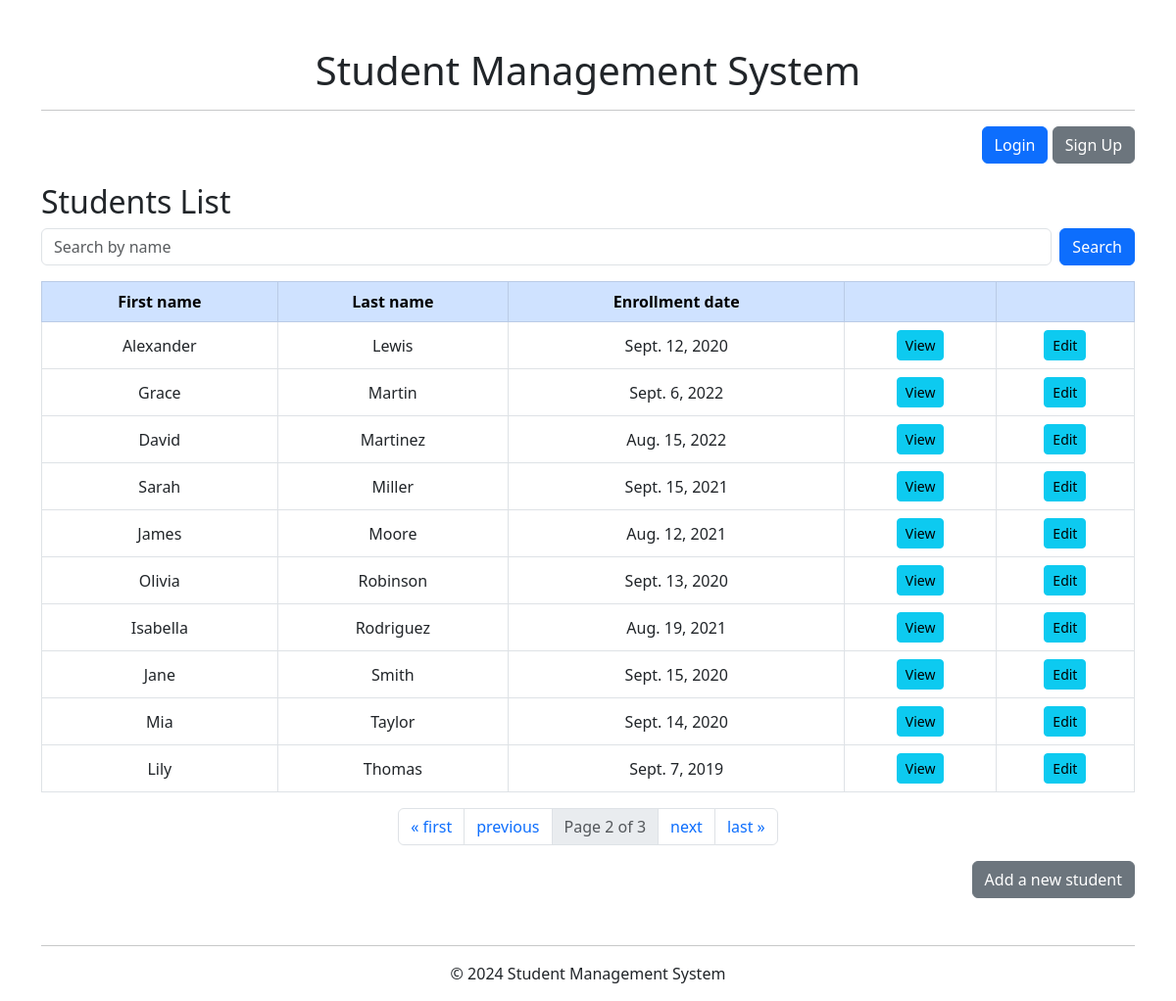
Screenshot of /?page=2 with the database file from the repository.
### student/models.py (models this page shows, shortened)
class Student(models.Model):
    first_name = models.CharField(max_length=100)
    last_name = models.CharField(max_length=100)
    email = models.EmailField()
    date_of_birth = models.DateField()
    enrollment_date = models.DateField()
    grade = models.IntegerField()

### student/views.py (the view)
# urls.py: path("", views.student_index, name="student_index"),
def student_index(request):
    students = Student.objects.all().order_by('last_name')
    paginator = Paginator(students, 10)  # Show 10 students per page
    page_number = request.GET.get('page')
    students = paginator.get_page(page_number)
    return render(request, 'student/index.html', {'students': students})

### student/templates/student/index.html
{% extends 'base.html' %}
{% block content %}
<h2 style="text-align: left;">Students List</h2>
{% block students %}
<div class="mb-3">
    <form class="d-flex" method="GET" action="{% url 'student_search' %}">
        <input class="form-control me-2" type="text" name="q" placeholder="Search by name">
        <button class="btn btn-primary" type="submit">Search</button>
    </form>
</div>
<div class="table-responsive">
    <table class="table table-hover table-bordered align-middle">
        <thead class="table-primary text-center">
            <tr>
                <th scope="col">First name</th>
                <th scope="col">Last name</th>
                <th scope="col">Enrollment date</th>
                <th scope="col"></th>
                <th scope="col"></th>
            </tr>
        </thead>
        <tbody>
            {% for student in students %}
            <tr>
                <td class="text-center">{{ student.first_name }}</td>
                <td class="text-center">{{ student.last_name }}</td>
                <td class="text-center">{{ student.enrollment_date }}</td>
                <td class="text-center">
                    <a class="btn btn-info btn-sm" href="{% url 'student_detail' student.pk %}">View</a>
                </td>
                <td class="text-center">
                    <a class="btn btn-info btn-sm" href="{% url 'student_edit' student.pk %}">Edit</a>
                </td>
            </tr>
            {% empty %}
            <tr>
                <td colspan="4">No students available.</td>
            </tr>
            {% endfor %}
        </tbody>
    </table>
</div>
<nav aria-label="page navigation">
    <ul class="pagination justify-content-center">
        {% if students.has_previous %}
        <li class="page-item">
            <a class="page-link" href="?page=1">&laquo; first</a>
        </li>
        <li class="page-item">
            <a class="page-link" href="?page={{ students.previous_page_number }}">previous</a>
        </li>
        {% endif %}
        <li class="page-item disabled">
            <a class="page-link">Page {{ students.number }} of {{ students.paginator.num_pages }}</a>
        </li>
        {% if students.has_next %}
        <li class="page-item">
            <a class="page-link" href="?page={{ students.next_page_number }}">next</a>
        </li>
        <li class="page-item">
            <a class="page-link" href="?page={{ students.paginator.num_pages }}">last &raquo;</a>
            {% endif %}
    </ul>
</nav>
{% endblock %}
<div class="text-end"><a class="btn btn-secondary" href="{% url 'student_add' %}">Add a new student</a></div>
{% endblock %}

### rows the page displays
Student: first_name "Alexander", last_name "Lewis", enrollment_date "Sept. 12, 2020"
Student: first_name "Grace", last_name "Martin", enrollment_date "Sept. 6, 2022"
Student: first_name "David", last_name "Martinez", enrollment_date "Aug. 15, 2022"
Student: first_name "Sarah", last_name "Miller", enrollment_date "Sept. 15, 2021"
Student: first_name "James", last_name "Moore", enrollment_date "Aug. 12, 2021"
Student: first_name "Olivia", last_name "Robinson", enrollment_date "Sept. 13, 2020"
Student: first_name "Isabella", last_name "Rodriguez", enrollment_date "Aug. 19, 2021"
Student: first_name "Jane", last_name "Smith", enrollment_date "Sept. 15, 2020"
Student: first_name "Mia", last_name "Taylor", enrollment_date "Sept. 14, 2020"
Student: first_name "Lily", last_name "Thomas", enrollment_date "Sept. 7, 2019"

### other values shown
{{ students.number }} "2"
{{ students.paginator.num_pages }} "3"
